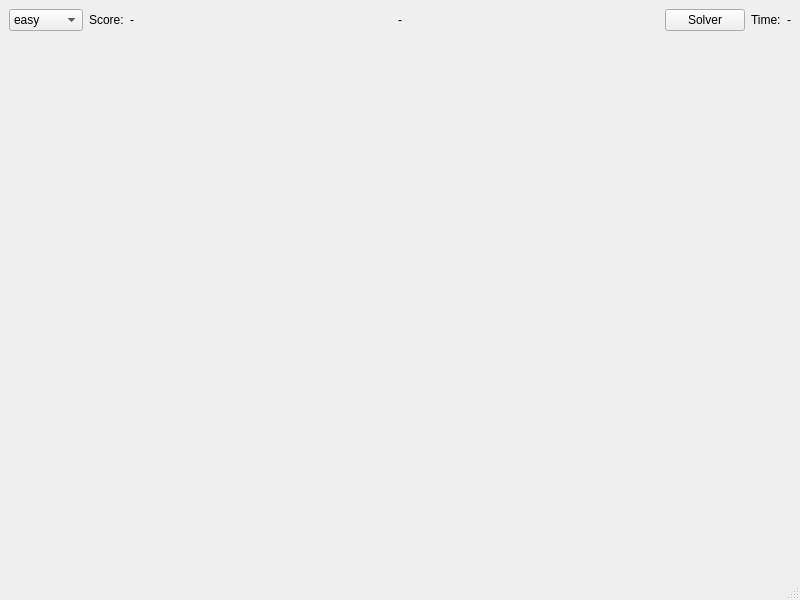
<?xml version="1.0" encoding="UTF-8"?>
<ui version="4.0">
 <class>MainWindow</class>
 <widget class="QMainWindow" name="MainWindow">
  <property name="geometry">
   <rect>
    <x>0</x>
    <y>0</y>
    <width>800</width>
    <height>600</height>
   </rect>
  </property>
  <property name="windowTitle">
   <string>Snake</string>
  </property>
  <widget class="QWidget" name="centralwidget">
   <layout class="QVBoxLayout" name="verticalLayout">
    <item>
     <layout class="QHBoxLayout" name="horizontalLayout">
      <property name="topMargin">
       <number>0</number>
      </property>
      <item>
       <widget class="QComboBox" name="difficulty_comboBox">
        <property name="focusPolicy">
         <enum>Qt::NoFocus</enum>
        </property>
        <property name="currentText">
         <string>medium</string>
        </property>
        <item>
         <property name="text">
          <string>easy</string>
         </property>
        </item>
        <item>
         <property name="text">
          <string>medium</string>
         </property>
        </item>
        <item>
         <property name="text">
          <string>hard</string>
         </property>
        </item>
       </widget>
      </item>
      <item>
       <widget class="QLabel" name="label">
        <property name="sizePolicy">
         <sizepolicy hsizetype="Minimum" vsizetype="Minimum">
          <horstretch>0</horstretch>
          <verstretch>0</verstretch>
         </sizepolicy>
        </property>
        <property name="text">
         <string>Score:</string>
        </property>
       </widget>
      </item>
      <item>
       <widget class="QLabel" name="score_label">
        <property name="text">
         <string>-</string>
        </property>
       </widget>
      </item>
      <item>
       <spacer name="horizontalSpacer_2">
        <property name="orientation">
         <enum>Qt::Horizontal</enum>
        </property>
        <property name="sizeHint" stdset="0">
         <size>
          <width>40</width>
          <height>20</height>
         </size>
        </property>
       </spacer>
      </item>
      <item>
       <widget class="QLabel" name="game_status_label">
        <property name="text">
         <string>-</string>
        </property>
       </widget>
      </item>
      <item>
       <spacer name="horizontalSpacer">
        <property name="orientation">
         <enum>Qt::Horizontal</enum>
        </property>
        <property name="sizeHint" stdset="0">
         <size>
          <width>40</width>
          <height>20</height>
         </size>
        </property>
       </spacer>
      </item>
      <item>
       <widget class="QPushButton" name="solver_pushButton">
        <property name="focusPolicy">
         <enum>Qt::NoFocus</enum>
        </property>
        <property name="text">
         <string>Solver</string>
        </property>
       </widget>
      </item>
      <item>
       <widget class="QLabel" name="label_2">
        <property name="text">
         <string>Time:</string>
        </property>
       </widget>
      </item>
      <item>
       <widget class="QLabel" name="time_label">
        <property name="text">
         <string>-</string>
        </property>
       </widget>
      </item>
     </layout>
    </item>
    <item>
     <widget class="QWidget" name="widget_board" native="true">
      <property name="sizePolicy">
       <sizepolicy hsizetype="MinimumExpanding" vsizetype="MinimumExpanding">
        <horstretch>0</horstretch>
        <verstretch>0</verstretch>
       </sizepolicy>
      </property>
      <property name="focusPolicy">
       <enum>Qt::NoFocus</enum>
      </property>
     </widget>
    </item>
   </layout>
  </widget>
  <widget class="QMenuBar" name="menubar">
   <property name="geometry">
    <rect>
     <x>0</x>
     <y>0</y>
     <width>800</width>
     <height>21</height>
    </rect>
   </property>
  </widget>
  <widget class="QStatusBar" name="statusbar"/>
 </widget>
 <resources/>
 <connections/>
</ui>
